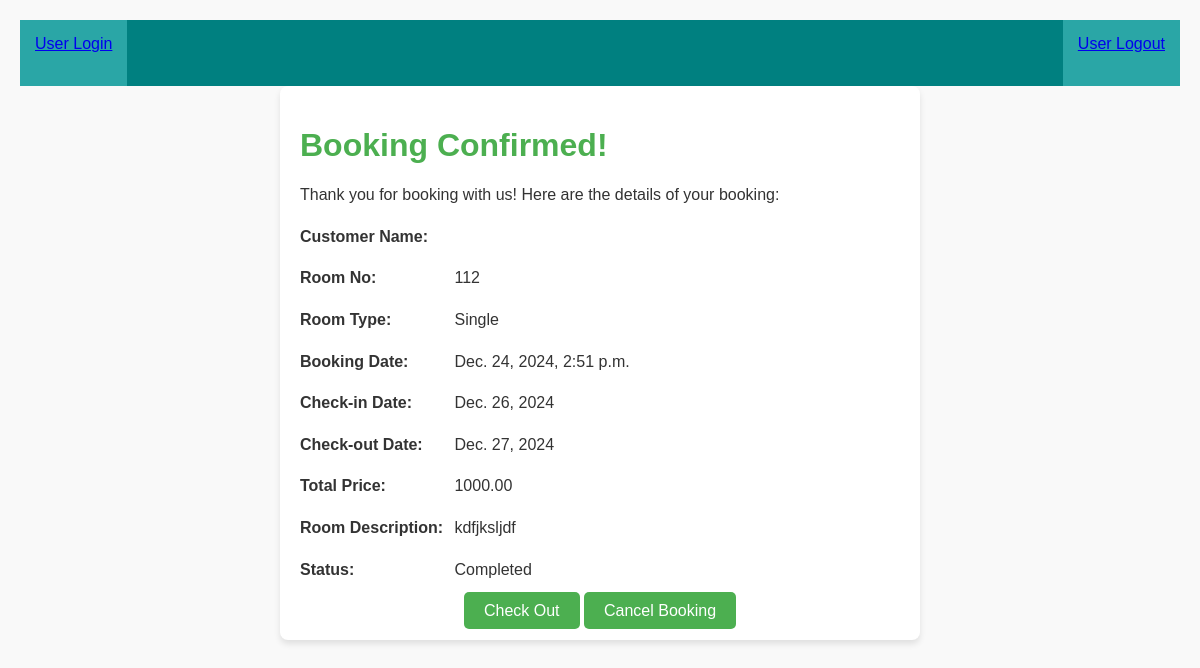
The page /detail_confirm_booking/1/ on the database as committed earlier.
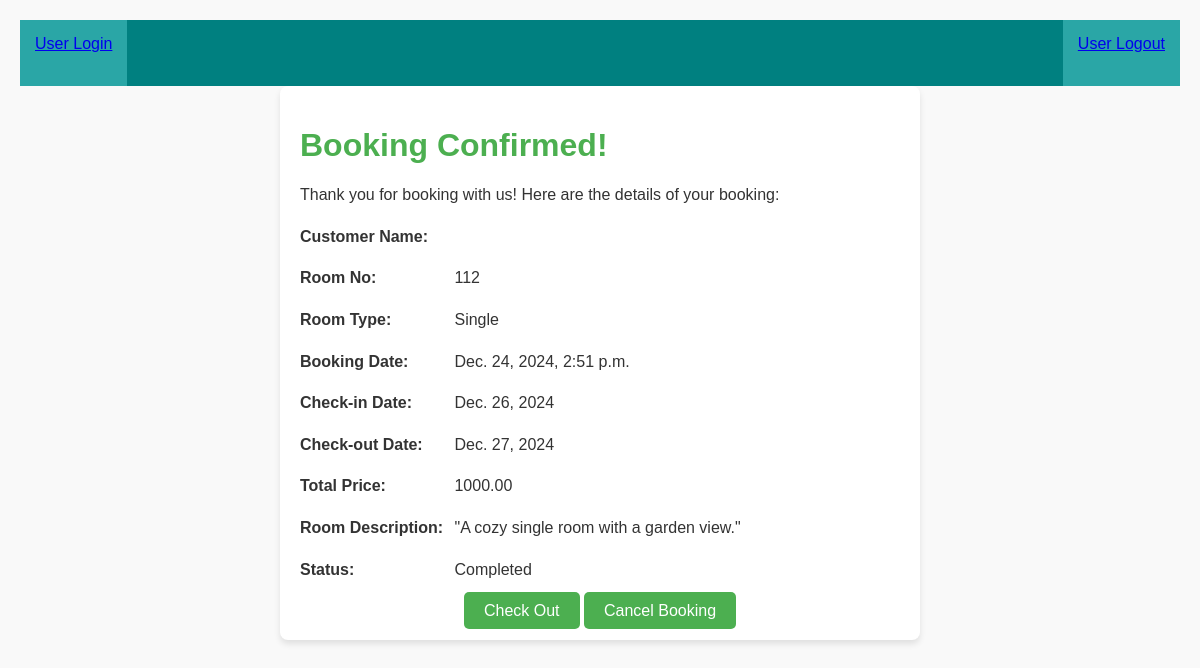
The same page on the database as committed later.
### app/models.py (models this page shows, shortened)
class Booking(models.Model):
    STATUS_CHOICES = [
        ('Inprocess', 'Inprocess'),
        ('Completed', 'Completed'),
        ('Cancelled', 'Cancelled'),
    ]
    status = models.CharField(max_length=20, choices=STATUS_CHOICES, default='Pending')
    Room = models.ForeignKey(Room, on_delete=models.CASCADE)
    user = models.ForeignKey(User, on_delete=models.CASCADE, null=True, blank=True)
    Booking_date = models.DateTimeField(auto_now_add=True)
    Check_in = models.DateField()
    Check_out = models.DateField()
    Total_price = models.DecimalField(max_digits=10,decimal_places=2)
    Num_of_Person = models.IntegerField(null=True)

class Room(models.Model):
    Room_no = models.CharField(max_length=10)
    Room_type = models.CharField(max_length=20)
    Room_description = models.TextField()
    Price_per_night = models.DecimalField(max_digits=10, decimal_places=2)
    Room_available = models.BooleanField(default=True)
    image = models.ImageField(upload_to='rooms/',null=True,blank=True)
    user = models.ForeignKey(User, on_delete=models.CASCADE)

### app/views.py (the view)
# urls.py: path('detail_confirm_booking/<int:id>/',detail_confirm_booking),
def detail_confirm_booking(request,id):
    booking = Booking.objects.get(id=id)
    return render(request, 'detail_confirm_booking.html', {'booking':booking})

### Template/detail_confirm_booking.html (shortened to what this page needs)
{% include 'nav.html' %}
<!DOCTYPE html>
<html lang="en">
<head>
</head>
<body>
    <div class="container">
        <h1>Booking Confirmed!</h1>
        <p>Thank you for booking with us! Here are the details of your booking:</p>
        <div class="details">
            <p><strong>Customer Name:</strong> {{ request.user.username }} {{ request.user.last_name }}</p>
            <p><strong>Room No:</strong> {{ booking.Room.Room_no }} </p>
            <p><strong>Room Type:</strong> {{ booking.Room.Room_type }}</p>
            <p><strong>Booking Date:</strong> {{ booking.Booking_date }}</p>
            <p><strong>Check-in Date:</strong> {{ booking.Check_in }}</p>
            <p><strong>Check-out Date:</strong> {{ booking.Check_out }}</p>
            <p><strong>Total Price:</strong> {{ booking.Total_price }}</p>
            <p><strong>Room Description:</strong> {{ booking.Room.Room_description }} </p>
            <p><strong>Status:</strong> {{ booking.status }} </p>
        </div>
        <div class="button-container">
                <a href="/check_out/{{ booking.id }}" class="button">Check Out</a>
                <a href="/cancel/{{ booking.id }}" class="button cancel">Cancel Booking</a>
        </div>
    </div>
</body>
</html>

Rows that differ between the two databases and show on the page:
changed through a linked row, Booking "Completed": Room.Room_description "kdfjksljdf" → "\"A cozy single room with a garden view.\""
